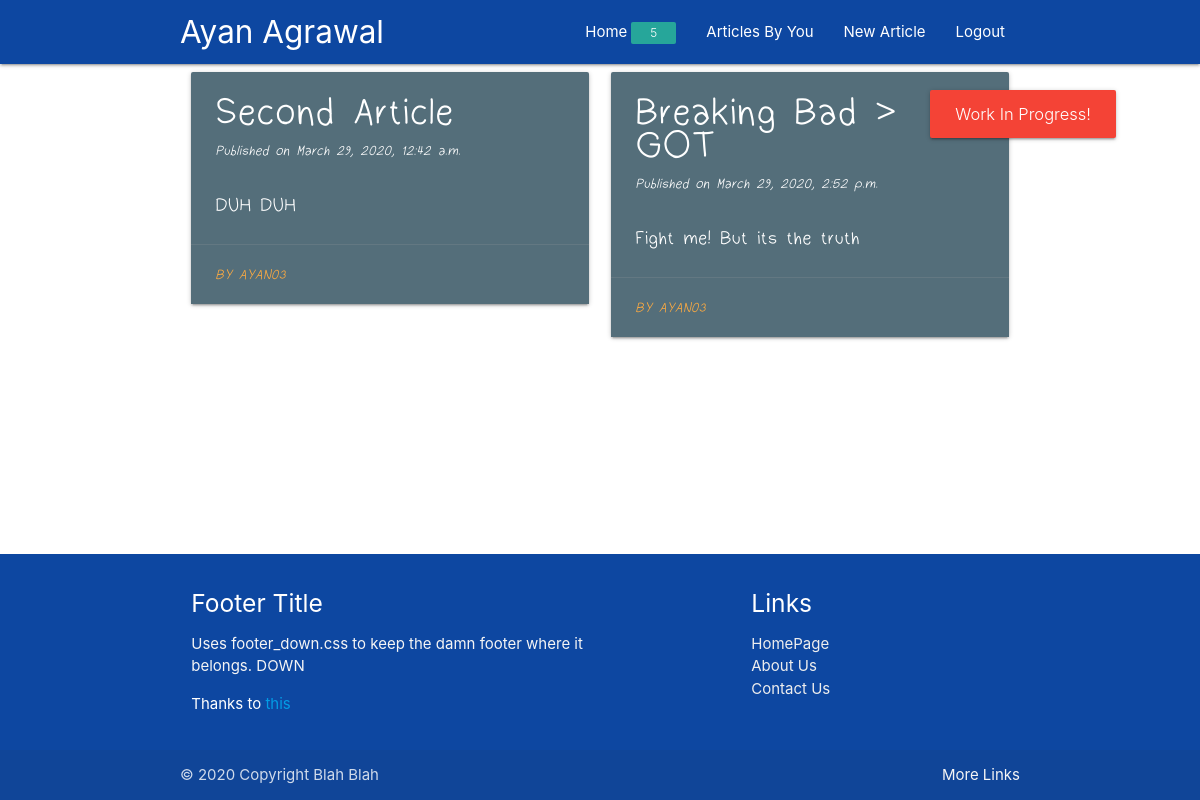
The app's page /user/1 (signed in), older data.
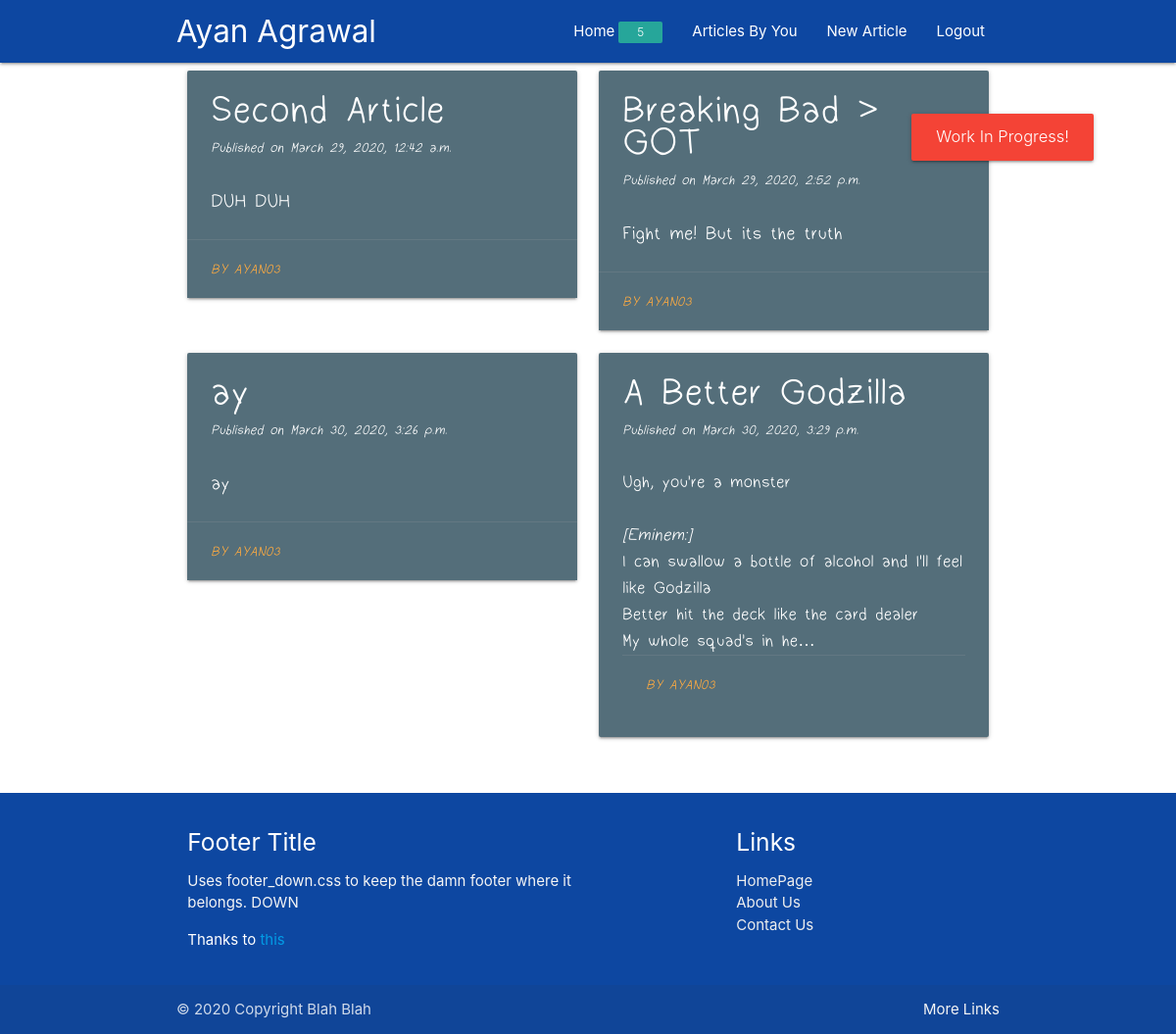
The same page, newer data.
### blog/models.py (models this page shows, shortened)
class Article(models.Model):
    article_title = models.CharField(max_length=200)
    article_content = models.TextField()
    pub_date = models.DateTimeField('date published', default=datetime.now)
    article_author = models.ForeignKey(User, default=None, on_delete=models.CASCADE)

### blog/views.py (the view)
# urls.py: path('user/<int:article_id>', views.user_profile, name="user"),
def user_profile(request, article_id):
    user = request.user
    articles = Article.objects.filter(article_author= user)
    messages.error(request, "Work In Progress!")
    return render(request, 'blog/profile.html', context={"articles": articles})

### blog/templates/blog/profile.html
{% extends "blog/base.html" %}
{% load static %}
{% block content %}
    <div class="row">
            {% for article in articles %}
                    {% include "blog/article_card.html" %}
            {% endfor %}
    </div>
{% endblock content %}

### blog/templates/blog/base.html (shortened to what this page needs)
<!DOCTYPE html>
<html>
<head>
    {% load static %}
    <link rel="stylesheet" href="{% static "css/materialize.css" %}" media="screen,projection"/>
    <link rel="stylesheet" href="{% static "css/footer_down.css" %}">
</head>
<nav>
    <div class="nav-wrapper blue darken-4">
        <div class = "nav-wrapper container">
            <a href="#" class="brand-logo">
                {% if user.is_authenticated %}
                    {{ user.get_full_name }}
                {% else %}
                Blogs
                {% endif %}
            </a>
            <ul id="nav-mobile" class="right hide-on-med-and-down">
                {% if user.is_authenticated %}
                    <li><a href="">Home<span class="new badge " data-badge-caption="">5</span></a></li>
                    <li><a href="{% url 'blog:user' user.pk %}">Articles By You</a></li>
                    <li><a href="new">New Article</a></li>
                    <li><a href="/logout">Logout</a></li>
                {% else %}
                    <li><a href="/register">Register</a></li>
                    <li><a href="/login">Login</a></li>
                {% endif %}
            </ul>
        </div>
    </div>
</nav>
<body>
<div class="content" >
<main>
    <div class="container" >
        {% block content %}
        {% endblock %}
    </div>
</main>
</div>
<br>
<footer class="page-footer blue darken-4" >
    <div class="container">
        <div class="row">
            <div class="col l6 s12">
                <h5 class="white-text">Footer Title</h5>
                <p class="grey-text text-lighten-4">Uses footer_down.css to keep the damn footer where it belongs.
                DOWN</p>
                <p>Thanks to
                <a href="https://css-tricks.com/couple-takes-sticky-footer/">this</a>
                </p>
            </div>
            <div class="col l4 offset-l2 s12">
                <h5 class="white-text">Links</h5>
                <ul>
                    <li><a class="grey-text text-lighten-3" href="#!">HomePage</a></li>
                    <li><a class="grey-text text-lighten-3" href="#!">About Us</a></li>
                    <li><a class="grey-text text-lighten-3" href="#!">Contact Us</a></li>
                </ul>
            </div>
        </div>
    </div>
    <div class="footer-copyright">
        <div class="container">
            © 2020 Copyright Blah Blah
            <a class="grey-text text-lighten-4 right" href="#!">More Links</a>
        </div>
    </div>
</footer>
</body>
</html>

### blog/templates/blog/article_card.html (shortened to what this page needs)
<a href="{% url 'blog:article' article.id %}">
    <object>
    <div class="FontMarket">
        <div class="col m6">
            <div class="card blue-grey darken-1 hoverable">
                <div class="card-content white-text">
                    <span class="card-title " style="font-size: 200%"><strong
                            style="font-size: 110%">{{ article.article_title }}</strong></span>
                    <i style="font-size:80%">Published on {{ article.pub_date }}</i>
                    <br>
                    <br>
                    <p style="font-size: 110%">{{ article.article_content|safe|truncatechars:200 }}</p>
                </div>
                <div class="card-action">
                    <i style="font-size:80%"><a href="">By {{ article.article_author }}</a></i>
                </div>
            </div>
        </div>
    </div>
    </object>
</a>

### blog/static/css/footer_down.css (style rules this page uses)
html, body { height: 100%; }
body { display: flex; flex-direction: column; }
.content { flex: 1 0 auto; }
div.FontMarket { font-family: 'CustomFont', Arial, sans-serif; font-weight:normal; font-style:normal; font-size: 120%; }

Row changes from the older to the newer data that the page shows:
added Article: article_title "ay", pub_date "March 30, 2020, 3:26 p.m.", article_content "ay", article_author "AYAN03"
added Article: article_title "A Better Godzilla", pub_date "March 30, 2020, 3:29 p.m.", article_content "Ugh, you're a monster [Eminem:] I can swallow a bottle of alcohol and I'll feel like Godzilla Better hit the deck like the card dealer My whole squad's in he…", article_author "AYAN03"
